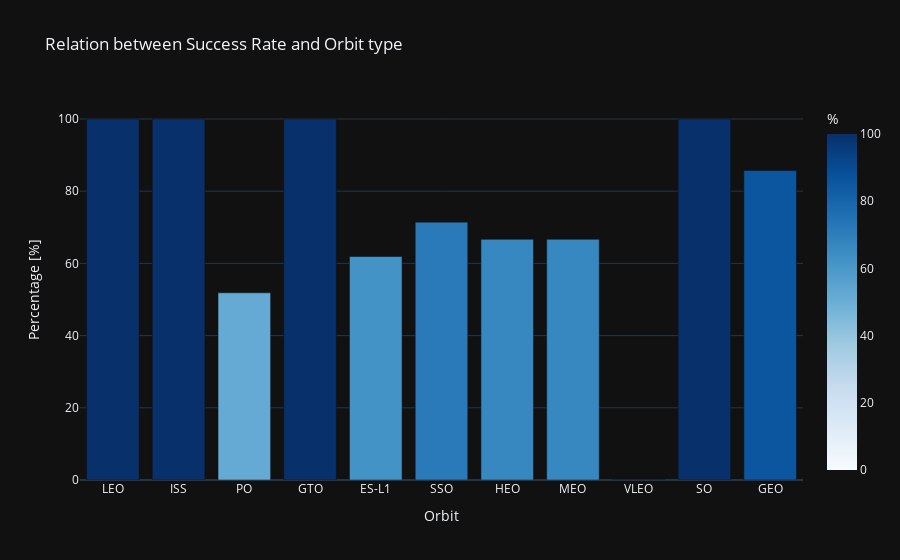

Notebook source saved alongside this figure:
### Markdown cell above
### 3. Relationship between success rate of each orbit type

### Code cell
types = df['Orbit'].unique()
vals = df.groupby('Orbit')['Class'].mean().values * 100

fig = px.bar( x= types, y= vals,
              title = 'Relation between Success Rate and Orbit type',
              color = vals, color_continuous_scale= 'blues', template = "plotly_dark")
fig.update_layout(yaxis_title= 'Percentage [%]', xaxis_title= 'Orbit')
fig.update_layout( coloraxis_colorbar= dict(title= " %") )

fig.show()

### Figure 1 — Plotly figure (JSON) as saved in the notebook; plotly's stock layout.template omitted (floating-point values rounded to 4 significant figures)
{"data": [{"alignmentgroup": "True", "hovertemplate": "x=%{x}<br>y=%{y}<br>color=%{marker.color}<extra></extra>", "legendgroup": "", "marker": {"color": [100, 100, 51.85, 100, 61.9, 71.43, 66.67, 66.67, 0, 100, 85.71], "coloraxis": "coloraxis", "pattern": {"shape": ""}}, "name": "", "offsetgroup": "", "orientation": "v", "showlegend": false, "textposition": "auto", "type": "bar", "x": ["LEO", "ISS", "PO", "GTO", "ES-L1", "SSO", "HEO", "MEO", "VLEO", "SO", "GEO"], "xaxis": "x", "y": [100, 100, 51.85, 100, 61.9, 71.43, 66.67, 66.67, 0, 100, 85.71], "yaxis": "y"}], "layout": {"barmode": "relative", "coloraxis": {"colorbar": {"title": {"text": " %"}}, "colorscale": [[0, "rgb(247,251,255)"], [0.125, "rgb(222,235,247)"], [0.25, "rgb(198,219,239)"], [0.375, "rgb(158,202,225)"], [0.5, "rgb(107,174,214)"], [0.625, "rgb(66,146,198)"], [0.75, "rgb(33,113,181)"], [0.875, "rgb(8,81,156)"], [1, "rgb(8,48,107)"]]}, "legend": {"tracegroupgap": 0}, "title": {"text": "Relation between Success Rate and Orbit type"}, "xaxis": {"anchor": "y", "domain": [0, 1], "title": {"text": "Orbit"}}, "yaxis": {"anchor": "x", "domain": [0, 1], "title": {"text": "Percentage [%]"}}}}
